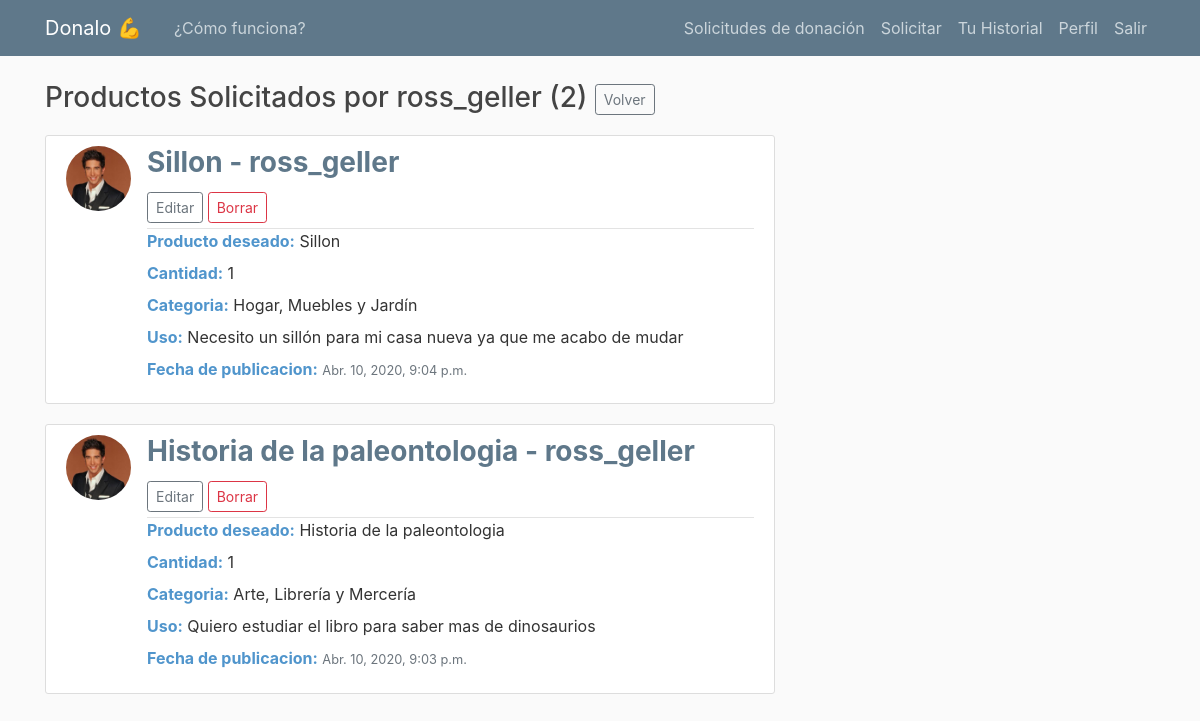
/user/ross_geller/ (signed in), run on the app's committed database.
### blog/models.py (models this page shows, shortened)
class Post(models.Model):
    categoria = models.CharField(max_length=100, choices=CATEGORIAS_OPCIONES,
    default='otras categorias',verbose_name = "Categoria")
    title = ''
    producto = models.CharField(max_length=100,verbose_name = "Descripción")
    cantidad = models.IntegerField(verbose_name = "Cantidad")
    contenido = models.TextField(max_length=300,verbose_name = "Que uso pensas darle?")
    date_posted = models.DateTimeField(default=timezone.now)
    author = models.ForeignKey(User, on_delete=models.CASCADE)

### users/models.py (models this page shows, shortened)
class Profile(models.Model):
    user = models.OneToOneField(User, on_delete=models.CASCADE)
    image = models.ImageField(default='default.jpg', upload_to='profile_pics')
    direccion = models.CharField(default='sin direccion',max_length=200,blank=True)
    telefono = models.IntegerField(default='099000000',blank=True)

### blog/views.py (the view)
# urls.py: path('user/<str:username>/', UserPostListView.as_view(), name='user-post'),
class UserPostListView(LoginRequiredMixin, ListView):
    model = Post
    template_name = 'blog/user_post.html'
    context_object_name = 'posts'
    paginate_by = 5
    def get_queryset(self):
        user = get_object_or_404(User, username=self.kwargs.get('username'))
        return Post.objects.filter(author=user).order_by('-date_posted')

### blog/templates/blog/user_post.html (shortened to what this page needs)
{% extends 'blog/base.html' %}
{% block content %}
    <h3 class="mb-3">Productos Solicitados por {{ view.kwargs.username }} ({{ page_obj.paginator.count}})
        <a class="btn btn-outline-secondary btn-sm mt-1 mb-1" href="{% url 'blog-filter' %}">Volver</a>
    </h3>
    {% for post in posts %}
    <div class="home">
        <article class="media content-section">
          <img class="rounded-circle article-img" src="{{ post.author.profile.image.url }}">
          <div class="media-body">
            <div class="article-metadata">
              <h3><strong>{{ post.producto }}{% if post.cantidad > 1 %}s{% endif %} - {{ post.author }}</strong></h3>
              {% if post.author == user %}
                  <a class="btn btn-outline-secondary btn-sm mt-1 mb-1" href="{% url 'post-update' post.id %}">Editar</a>
                  <a class="btn btn-outline-danger btn-sm mt-1 mb-1" href="{% url 'post-delete' post.id %}">Borrar</a>
              {% endif %}
            </div>
            <p><span class="titles"><strong>Producto deseado:</strong></span> {{ post.producto }}</p>
            <p><span class="titles"><strong>Cantidad:</strong></span> {{ post.cantidad }}</p>
            <p><span class="titles"><strong>Categoria:</strong></span> {{ post.categoria }}</p>
            <p><span class="titles"><strong>Uso:</strong></span> {{ post.contenido }}</p>
            <p><span class="titles"><strong>Fecha de publicacion:</strong></span> <small class="text-muted">{{ post.date_posted }}</small></p>
          </div>
        </article>
      </div>
    {% endfor %}
{% endblock content %}

### blog/static/blog/main.css (style rules this page uses)
body { background: #fafafa; color: #333333; margin-top: 5rem; }
h1, h2, h3, h4, h5, h6 { color: #444444; }
.content-section { background: #ffffff; padding: 10px 20px; border: 1px solid #dddddd; border-radius: 3px; margin-bottom: 20px; }
.article-img { height: 65px; width: 65px; margin-right: 16px; }
.article-metadata { padding-bottom: 1px; margin-bottom: 4px; border-bottom: 1px solid #e3e3e3 }
.titles { color: #5095cc !important; }
.home p { line-height: 1; }
.home h3 { color:#5f788a; }

### data on the page
Post: author.profile.image (picture), producto "Sillon", author "ross_geller", shows "Editar", cantidad "1", categoria "Hogar, Muebles y Jardín", contenido "Necesito un sillón para mi casa nueva ya que me acabo de mudar", date_posted "Abr. 10, 2020, 9:04 p.m."
Post: author.profile.image (picture), producto "Historia de la paleontologia", author "ross_geller", shows "Editar", cantidad "1", categoria "Arte, Librería y Mercería", contenido "Quiero estudiar el libro para saber mas de dinosaurios", date_posted "Abr. 10, 2020, 9:03 p.m."

### other printed values
{{ view.kwargs.username }} "ross_geller"
{{ page_obj.paginator.count }} "2"
